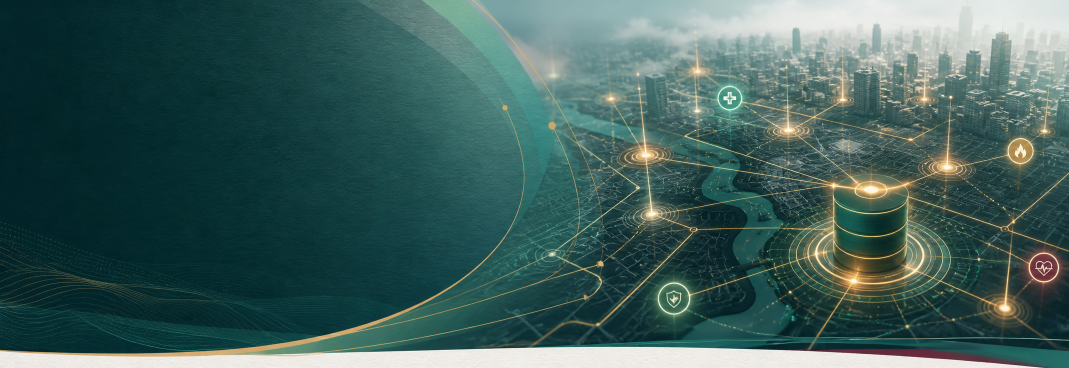
#> input picture documentacion/assets_informe/portada_smart_city_ai_base.png, 2138 x 736 px (shown at 1/2 size)
$ python mejorar_imagenes_informe.py
#> lines starting #> are read from the running program, lines starting #| are printed output that depends on the picture
#> in make_cover, base is the input picture: PIL image 2138x736 RGB; mean R, G, B 63.7, 94.9, 91.3
from pathlib import Path
from tempfile import NamedTemporaryFile
from zipfile import ZipFile, ZIP_DEFLATED

from PIL import Image, ImageDraw, ImageFont


ROOT = Path(__file__).resolve().parents[1]
ASSETS = ROOT / "documentacion" / "assets_informe"
DOCX = ROOT / "documentacion" / "Informe_TP1_Bases_de_Datos_Activas_Smart_City.docx"

PALETTE = {
    "ink": "172A33",
    "petrol": "123A43",
    "teal": "24766B",
    "gold": "C9A646",
    "wine": "7A3145",
    "paper": "F8FAF8",
    "soft": "EEF4F2",
    "gray": "5B6770",
    "white": "FFFFFF",
}


def font(size, bold=False):
    candidates = [
        "C:/Windows/Fonts/aptos-display-bold.ttf" if bold else "C:/Windows/Fonts/aptos.ttf",
        "C:/Windows/Fonts/arialbd.ttf" if bold else "C:/Windows/Fonts/arial.ttf",
        "C:/Windows/Fonts/calibrib.ttf" if bold else "C:/Windows/Fonts/calibri.ttf",
    ]
    for candidate in candidates:
        path = Path(candidate)
        if path.exists():
            return ImageFont.truetype(str(path), size)
    return ImageFont.load_default()


def hex_to_rgb(value, alpha=255):
    value = value.lstrip("#")
    return (int(value[0:2], 16), int(value[2:4], 16), int(value[4:6], 16), alpha)


def crop_resize_cover(img, size):
#> called with size = (1800, 620)
    target_w, target_h = size
    src_w, src_h = img.size
#> src_w = 2138; src_h = 736
    scale = max(target_w / src_w, target_h / src_h)
#> scale = 0.842
    resized = img.resize((round(src_w * scale), round(src_h * scale)), Image.Resampling.LANCZOS)
    left = (resized.width - target_w) // 2
#> left = 0
    top = (resized.height - target_h) // 2
#> top = 0
    return resized.crop((left, top, left + target_w, top + target_h))


def make_cover():
    base = Image.open(ASSETS / "portada_smart_city_ai_base.png").convert("RGB")
    img = crop_resize_cover(base, (1800, 620)).convert("RGBA")
    overlay = Image.new("RGBA", img.size, (0, 0, 0, 0))
#> overlay: PIL image 1800x620 RGBA; every value is 0
    draw = ImageDraw.Draw(overlay)

    draw.rounded_rectangle([76, 80, 690, 458], radius=28, fill=(18, 58, 67, 218))
    draw.rectangle([76, 414, 690, 458], fill=(201, 166, 70, 230))
    draw.line([118, 404, 560, 404], fill=hex_to_rgb(PALETTE["gold"]), width=6)

    draw.text((116, 132), "SMART", font=font(82, True), fill=hex_to_rgb(PALETTE["white"]))
    draw.text((116, 216), "CITY", font=font(82, True), fill=hex_to_rgb(PALETTE["white"]))
    draw.text((120, 326), "Bases de Datos Activas", font=font(32), fill=(224, 241, 237, 255))
    draw.text((120, 374), "Sistema de emergencias urbanas", font=font(22), fill=(248, 250, 248, 235))

    final = Image.alpha_composite(img, overlay).convert("RGB")
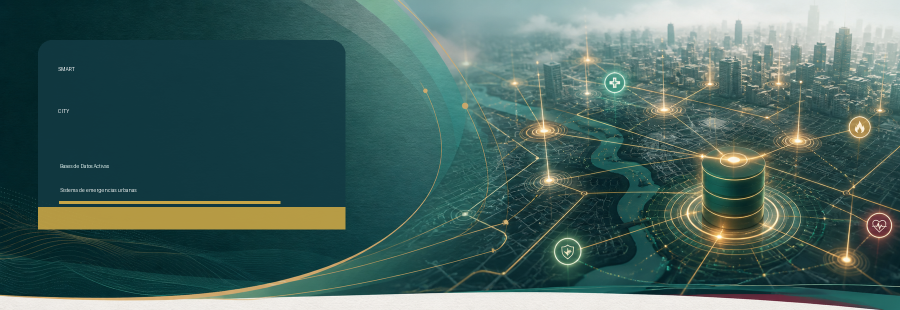
#> final: PIL image 1800x620 RGB (shown at 1/2 size); mean R, G, B 69.4, 98.7, 93.8
    out = ASSETS / "portada_smart_city.png"
    final.save(out, quality=95)
    return out


def make_flow():
    base = Image.open(ASSETS / "flujo_operativo_ai_base.png").convert("RGB")
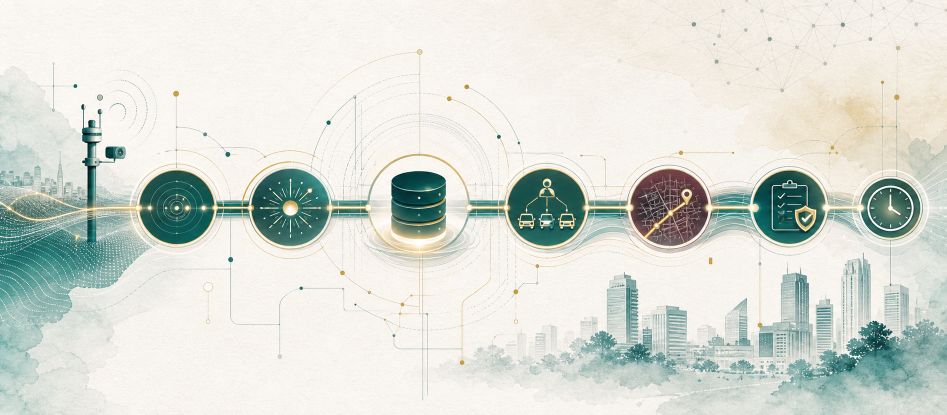
#> input picture documentacion/assets_informe/flujo_operativo_ai_base.png, 1894 x 830 px (shown at 1/2 size)
#> base is the input picture: PIL image 1894x830 RGB; mean R, G, B 215.8, 219.9, 212.5
    src_w, src_h = base.size
#> src_w = 1894; src_h = 830
    target_w, target_h = 1800, 760
    visual_h = 610

    scale = max(target_w / src_w, visual_h / src_h)
#> scale = 0.95
    resized = base.resize((round(src_w * scale), round(src_h * scale)), Image.Resampling.LANCZOS)
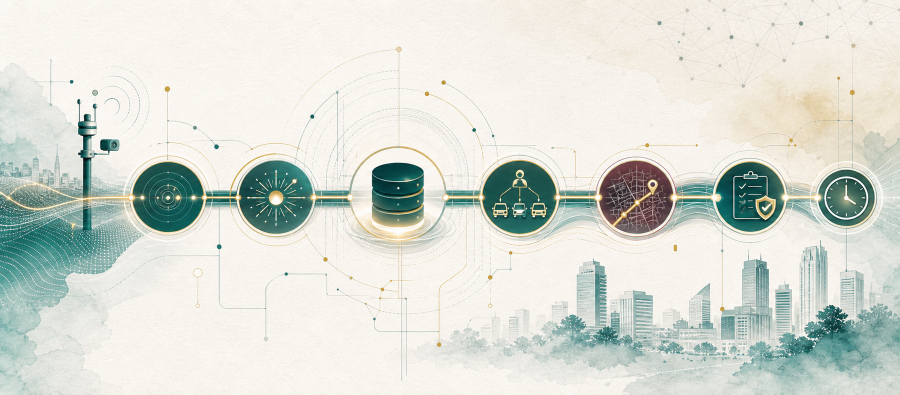
#> resized: PIL image 1800x789 RGB (shown at 1/2 size); mean R, G, B 215.7, 219.9, 212.5
    left = max(0, (resized.width - target_w) // 2)
#> left = 0
    top = max(0, round((resized.height - visual_h) * 0.32))
#> top = 57
    crop = resized.crop((left, top, left + target_w, top + visual_h))
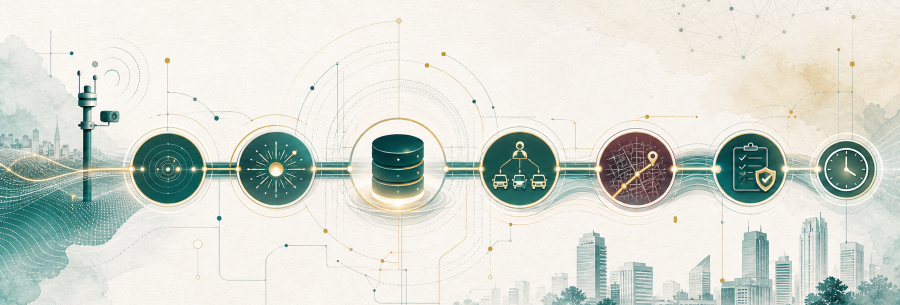
#> crop: PIL image 1800x610 RGB (shown at 1/2 size); mean R, G, B 212.5, 217.1, 209.2

    canvas = Image.new("RGB", (target_w, target_h), "#" + PALETTE["paper"])
    canvas.paste(crop, (0, 0))
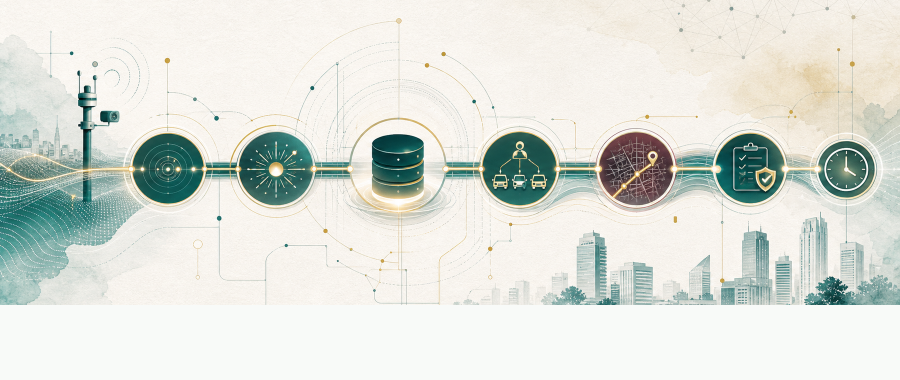
#> canvas: PIL image 1800x760 RGB (shown at 1/2 size); mean R, G, B 219.5, 223.6, 216.9
    overlay = Image.new("RGBA", canvas.size, (0, 0, 0, 0))
#> overlay: PIL image 1800x760 RGBA; every value is 0
    draw = ImageDraw.Draw(overlay)

    draw.rectangle([0, 568, target_w, target_h], fill=(248, 250, 248, 244))
    draw.line([92, 568, 1710, 568], fill=(201, 166, 70, 230), width=5)
    draw.text((70, 34), "Flujo operativo del sistema activo", font=font(38, True), fill=hex_to_rgb(PALETTE["petrol"]))
    draw.line([70, 88, 670, 88], fill=hex_to_rgb(PALETTE["gold"]), width=7)

    nodes = [
        (145, "Sensor", "lectura IoT", "R21"),
        (382, "Evento", "registro", "R21"),
        (606, "Incidente", "prioridad", "R12/R13"),
        (842, "Base activa", "decision", "ECA"),
        (1082, "Asignación", "mejor recurso", "R14/R15"),
        (1308, "Intervención", "arribo/cierre", "P4/R7"),
        (1542, "Auditoría", "trazabilidad", "R18/R19"),
        (1710, "SLA", "tiempo", "R16/R17"),
    ]

    label_font = font(21, True)
    small_font = font(16)
    code_font = font(15, True)

    for idx, (x, title, subtitle, code) in enumerate(nodes):
        y = 604 if idx % 2 == 0 else 682
        w = 170
        if title in ("Base activa", "Intervención", "Auditoría"):
            w = 188
        x0 = max(20, min(target_w - w - 20, x - w // 2))

        fill = (36, 118, 107, 232)
        if title in ("Incidente", "Base activa", "Asignacion"):
            fill = (18, 58, 67, 236)
        if title == "Intervención":
            fill = (122, 49, 69, 236)
        if title in ("Auditoría", "SLA"):
            fill = (238, 244, 242, 244)

        text_color = (255, 255, 255, 255)
        muted = (224, 241, 237, 255)
        if title in ("Auditoría", "SLA"):
            text_color = hex_to_rgb(PALETTE["ink"])
            muted = hex_to_rgb(PALETTE["gray"])

        border = hex_to_rgb(PALETTE["gold"]) if title in ("Base activa", "SLA") else (185, 201, 197, 255)
        draw.rounded_rectangle([x0, y, x0 + w, y + 66], radius=14, fill=fill, outline=border, width=2)
        draw.text((x0 + 13, y + 9), title, font=label_font, fill=text_color)
        draw.text((x0 + 13, y + 36), subtitle, font=small_font, fill=muted)
        draw.text((x0 + 13, y + 52), code, font=code_font, fill=hex_to_rgb(PALETTE["gold"]))

    final = Image.alpha_composite(canvas.convert("RGBA"), overlay).convert("RGB")
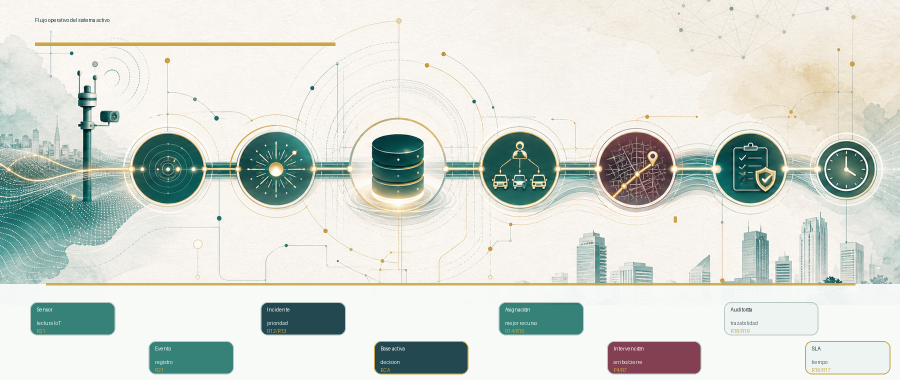
#> final: PIL image 1800x760 RGB (shown at 1/2 size); mean R, G, B 212, 217.1, 209.8
    out = ASSETS / "flujo_operativo.png"
    final.save(out, quality=95)
    return out


def replace_docx_images(cover_path, flow_path):
    replacements = {
        "word/media/image1.png": cover_path,
        "word/media/image2.png": flow_path,
    }
    with NamedTemporaryFile(delete=False, suffix=".docx") as tmp:
        tmp_path = Path(tmp.name)

#> (the run stopped early here; a loop or call above may not have finished)
